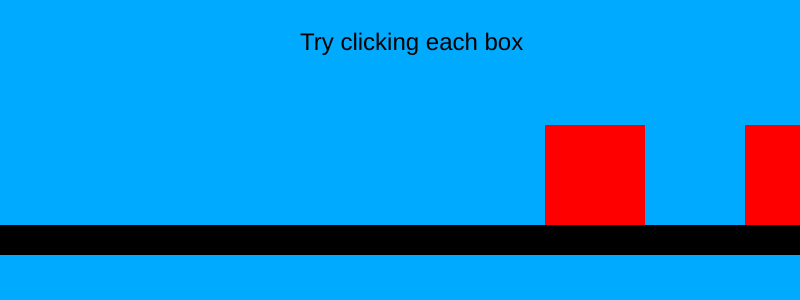
Frame 1 (no input)
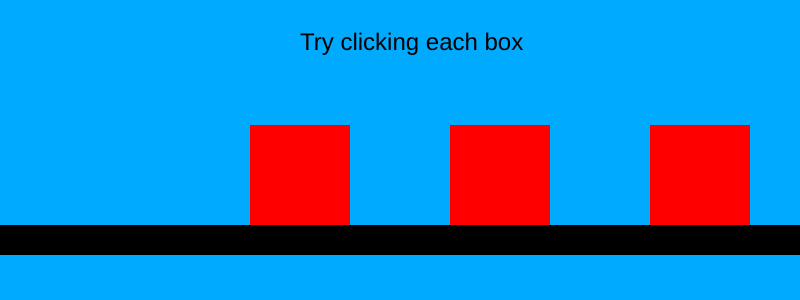
Frame 60 (no input)
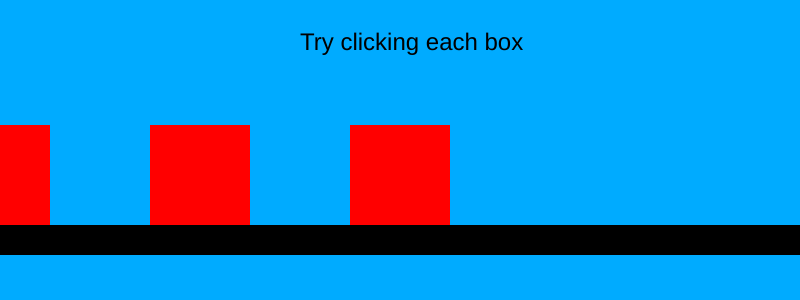
Frame 120 (the mouse pressed at the canvas centre since frame 60)

The p5.js sketch that drew these frames (run headless with seeded random() and noise() and a simulated clock; from frame 60 on, the mouse is pressed at the canvas centre):

// p5.js sketch
// ── sketch.js
var boxes = [];

function Box(x, y) {
	this.x = x;
	this.y = y;
	this.width = 100; 
	this.color = color(255, 0, 0);

	this.display = function() {
		rectMode(CENTER);
		fill(this.color);
		noStroke();
		rect(this.x, this.y, this.width, this.width);
	};

	this.move = function() {
		if (this.x <= -1000) {
			this.x = 800;
		}
		this.x = this.x - 5;
	};

	this.clicked = function() {
		var d = dist(mouseX, mouseY, this.x, this.y);
		if (d < this.width) {
			this.color = color(0, 255, 0);
		}
	};
}


function setup() {
	createCanvas (800, 300);
	for (var i = 0; i < 3; i++) {
		var x = 600;
		var y = 175;
		boxes[i] = new Box(x + i*200, y);
	}
}

function draw() {
	//background
	background (0, 171, 255); 

	textSize(24);
	text("Try clicking each box", 300, 50);

	for (var i = 0; i < 3; i++) {
		boxes[i].move();
		boxes[i].display();
		
		//console.log(boxes[i]);
	}

	// Belt
	rectMode(CORNER);
	fill (0);
	rect (0, 225, 800, 30);
	
}

function mousePressed() {
	for (var i = 0; i < 3; i++) {
		boxes[i].clicked();
	}
}
// ── Box.js
function Box(x, y) {
	this.x = x;
	this.y = y;
	this.width = 100; 
	this.color = color(255, 0, 0);

	this.display = function() {
		rectMode(CENTER);
		fill(this.color);
		noStroke();
		rect(this.x, this.y, this.width, this.width);
	};

	this.move = function() {
		if (this.x <= -1000) {
			this.x = 800;
		}
		this.x = this.x - 5;
	};

	this.clicked = function() {
		var d = dist(mouseX, mouseY, this.x, this.y);
		if (d < this.width) {
			this.color = color(0, 255, 0);
		}
	};
}
